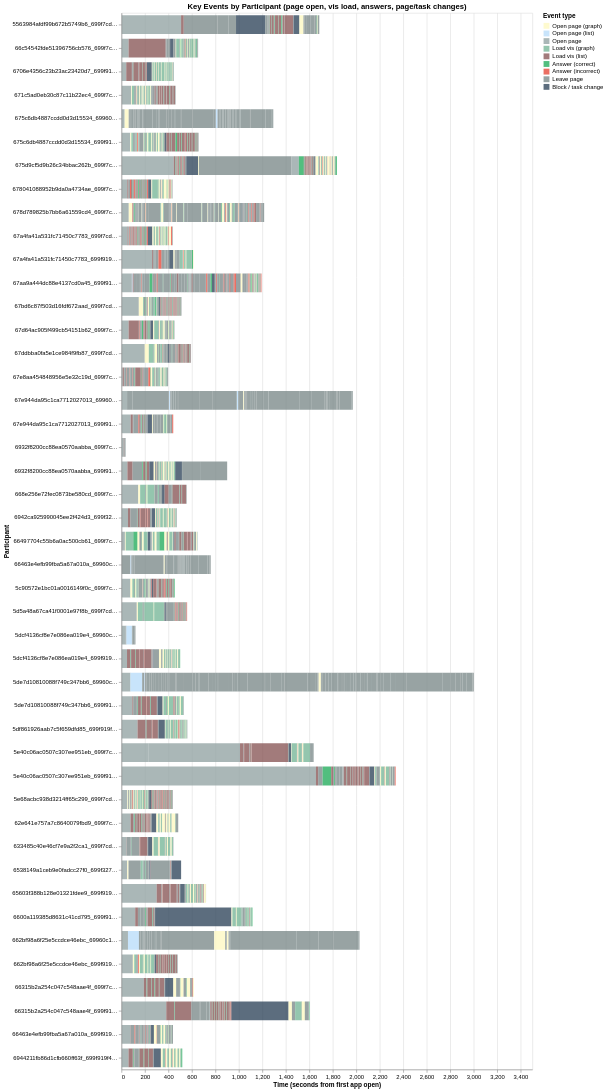

Source (notebook cell):
### Markdown cell above
### Event Dots Timeline (Vega-Lite)

Key events as dots on a timeline—one row per participant. Events: opening page, loading vis (graph/list), answering (green=correct, red=incorrect), leaving page, block/task change. Hover over dots for details.  
*(Requires `pip install altair` if not installed.)*

### Code cell
# Build event-dots data for Vega-Lite (filtered key events: page open, vis load, answers, page/task changes)
import altair as alt
from IPython.display import display

# Only these event types (opening page, loading vis, answering, changing pages/tasks)
EVENT_TYPES_KEEP = {
    'page_load',
    'graph_vis_loaded', 'list_vis_loaded',
    'diversity_comparison_answer',
    'leavePage', 'block_timer_elapsed',
}

def event_display_type(e):
    """Display label for event; answers split by accuracy for color coding."""
    if e['type'] == 'diversity_comparison_answer':
        correct = e.get('data', {}).get('correct', False)
        return 'Answer (correct)' if correct else 'Answer (incorrect)'
    if e['type'] == 'page_load':
        iface = (e.get('interface') or '').lower()
        return 'Open page (graph)' if 'graph' in iface else ('Open page (list)' if 'list' in iface or 'raw' in iface else 'Open page')
    label_map = {
        'graph_vis_loaded': 'Load vis (graph)',
        'list_vis_loaded': 'Load vis (list)',
        'leavePage': 'Leave page',
        'block_timer_elapsed': 'Block / task change',
    }
    return label_map.get(e['type'], e['type'])

def event_tooltip_info(e):
    """Build tooltip string from event data."""
    d = e.get('data', {})
    parts = []
    if e['type'] == 'diversity_comparison_answer':
        parts.append(f"correct={d.get('correct')}")
        parts.append(f"timeMs={d.get('timeMs')}")
        parts.append(f"visType={d.get('visType', 'graph')}")
        if d.get('block') is not None:
            parts.append(f"block={d.get('block')}")
        if d.get('questionIndex') is not None:
            parts.append(f"q={d.get('questionIndex')}")
    elif e['type'] in ('graph_vis_loaded', 'list_vis_loaded'):
        parts.append(f"loadMs={d.get('timeSincePageLoadMs')}")
    elif e['type'] == 'page_load':
        url = (d.get('url') or '')[:60]
        if len(d.get('url') or '') > 60:
            url += '...'
        parts.append(f"url={url}")
    return '; '.join(parts) if parts else ''

# Get events, filter to key types, compute relative time (t=0 per participant = first app open)
evts_all = flatten_events(filtered_df)
evts = [e for e in evts_all if e['type'] in EVENT_TYPES_KEEP]

# Filter events to those before participant left for Prolific (end_ts_by_pid from earlier cell)
evts = [e for e in evts if e['ts'] <= end_ts_by_pid.get(e['pid'], float('inf'))]

if not evts:
    print("No events to plot.")
else:
    # Per-participant t0 = first event (when they opened the app)
    t0_by_pid = {}
    for e in evts:
        pid = e['pid']
        if pid not in t0_by_pid or e['ts'] < t0_by_pid[pid]:
            t0_by_pid[pid] = e['ts']
    rows = []
    for e in evts:
        rows.append({
            'pid': e['pid'],
            'time_s': (e['ts'] - t0_by_pid[e['pid']]) / 1000.0,
            'display_type': event_display_type(e),
            'interface': e.get('interface', ''),
            'tooltip': event_tooltip_info(e),
        })
    events_dots_df = pd.DataFrame(rows)
    
    # Compute time_s_end = start of next event (bar extends until next event or study end)
    events_dots_df = events_dots_df.sort_values(['pid', 'time_s'])
    events_dots_df['time_s_end'] = events_dots_df.groupby('pid')['time_s'].shift(-1)
    # For last event: use study end time if participant left from final stage, else +10s
    for pid in events_dots_df['pid'].unique():
        mask = events_dots_df['pid'] == pid
        last_mask = mask & events_dots_df['time_s_end'].isna()
        if last_mask.any() and pid in end_ts_by_pid:
            end_s = (end_ts_by_pid[pid] - t0_by_pid[pid]) / 1000.0
            events_dots_df.loc[last_mask, 'time_s_end'] = end_s
        else:
            events_dots_df.loc[last_mask, 'time_s_end'] = events_dots_df.loc[last_mask, 'time_s'] + 10
    
    # Order display types: Open page (graph/list), Load vis, Answer correct, Answer incorrect, Leave page, Block change
    type_order = ['Open page (graph)', 'Open page (list)', 'Open page', 'Load vis (graph)', 'Load vis (list)', 'Answer (correct)', 'Answer (incorrect)', 'Leave page', 'Block / task change']
    # Custom colors: Open page by vis type, load vis unchanged, green=correct, red=incorrect, gray=page/task
    type_colors = {
        'Open page (graph)': '#fef9c3',
        'Open page (list)': '#bbdefb',
        'Open page': '#95a5a6',
        'Load vis (graph)': '#7ab89a',
        'Load vis (list)': '#8b5a5a',
        'Answer (correct)': '#27ae60',
        'Answer (incorrect)': '#e74c3c',
        'Leave page': '#7f8c8d',
        'Block / task change': '#34495e',
    }
    
    # Sort participants for consistent y-order (by first event time)
    pid_order = events_dots_df.groupby('pid')['time_s'].min().sort_values().index.tolist()
    events_dots_df['pid'] = pd.Categorical(events_dots_df['pid'], categories=pid_order, ordered=True)
    
    base_chart = alt.Chart(events_dots_df).mark_rect(opacity=0.8).encode(
        x=alt.X('time_s:Q', title='Time (seconds from first app open)'),
        x2=alt.X2('time_s_end:Q'),
        y=alt.Y('pid:N', title='Participant', sort=pid_order, scale=alt.Scale(paddingInner=0.2)),
        color=alt.Color('display_type:N', title='Event type', scale=alt.Scale(
            domain=list(type_colors.keys()),
            range=list(type_colors.values())
        )),
        tooltip=[
            alt.Tooltip('display_type:N', title='Type'),
            alt.Tooltip('interface:N', title='Interface'),
            alt.Tooltip('time_s:Q', title='Time (s)', format='.1f'),
            alt.Tooltip('tooltip:N', title='Details'),
        ],
    ).properties(
        width=700,
        height=max(200, len(pid_order) * 40),
        title='Key Events by Participant (page open, vis load, answers, page/task changes)'
    ).interactive()
    
    display(base_chart)

### Figure 1 — Vega-Lite specification as saved in the notebook (floating-point values rounded to 4 significant figures; data arrays with more than 128 entries replaced by an {"elided": "..."} marker saying what was removed)
{"config": {"view": {"continuousWidth": 300, "continuousHeight": 300}}, "data": {"name": "data-3ecd6dbba432da6b6fa407edeab91122"}, "mark": {"type": "rect", "opacity": 0.8}, "encoding": {"color": {"field": "display_type", "scale": {"domain": ["Open page (graph)", "Open page (list)", "Open page", "Load vis (graph)", "Load vis (list)", "Answer (correct)", "Answer (incorrect)", "Leave page", "Block / task change"], "range": ["#fef9c3", "#bbdefb", "#95a5a6", "#7ab89a", "#8b5a5a", "#27ae60", "#e74c3c", "#7f8c8d", "#34495e"]}, "title": "Event type", "type": "nominal"}, "tooltip": [{"field": "display_type", "title": "Type", "type": "nominal"}, {"field": "interface", "title": "Interface", "type": "nominal"}, {"field": "time_s", "format": ".1f", "title": "Time (s)", "type": "quantitative"}, {"field": "tooltip", "title": "Details", "type": "nominal"}], "x": {"field": "time_s", "title": "Time (seconds from first app open)", "type": "quantitative"}, "x2": {"field": "time_s_end"}, "y": {"field": "pid", "scale": {"paddingInner": 0.2}, "sort": ["5563984afdf99b672b5749b6_699f7cd784e5bbfbe153efd6_699f8da25891e266c3de1b11", "66c54542fde51396756cb576_699f7cd784e5bbfbe153efd6_699f82ad725cfaa6798f4046", "6706e4356c23b23ac23420d7_699f919f4263e97ebf07aea0_699fcface3fab66e8241c3ba", "671c5ad0eb30c87c11b22ec4_699f7cd784e5bbfbe153efd6_699f8369521c08a55c293445", "675c6db4887ccdd0d3d15534_69960c1c3657616c3209d149_69960fa7e721eb0615009852", "675c6db4887ccdd0d3d15534_699f919f4263e97ebf07aea0_699f94e49af7708513161abc", "675d9cf5d9b26c34bbac262b_699f7cd784e5bbfbe153efd6_699fe86e2ef6d98b70d09645", "678041088952b9da0a4734ae_699f7cd784e5bbfbe153efd6_699ff6367c0913d73db0a608", "678d789825b7bb6a61559cd4_699f7cd784e5bbfbe153efd6_699ff97f56be87561f47a0aa", "67a4fa41a531fc71450c7783_699f7cd784e5bbfbe153efd6_699fe082b7713498ae91d8eb", "67a4fa41a531fc71450c7783_699f919f4263e97ebf07aea0_699fd766aa3d910ae34040cc", "67aa9a444dc88e4137cd0a45_699f919f4263e97ebf07aea0_699faee86ddb5cadfd8282e1", "67bd6c87f503d16fdf672aad_699f7cd784e5bbfbe153efd6_699f978f1bfbce6b17159376", "67d64ac905f499cb54151b62_699f7cd784e5bbfbe153efd6_69a006285b948bca768e1fc3", "67ddbba0fa5e1ce984f9fb87_699f7cd784e5bbfbe153efd6_699ffd1e5099127739cc5b93", "67e8aa454848956e5e32c19d_699f7cd784e5bbfbe153efd6_699f86b7426df0304e596c56", "67e944da95c1ca7712027013_69960c1c3657616c3209d149_69961af068760f28c7f13d3a", "67e944da95c1ca7712027013_699f919f4263e97ebf07aea0_699f961be1d9610fa1d68e95", "6932f8200cc88ea0570aabba_699f7cd784e5bbfbe153efd6_699fd0fad77189581445fe47", "6932f8200cc88ea0570aabba_699f919f4263e97ebf07aea0_699faa5590d01eae050391a0", "668e256e72fec0873be580cd_699f7cd784e5bbfbe153efd6_69a01ce67d7075f573cae6a8", "6942ca925990045ee2f424d3_699f3276bd3c173adcb7e132_699f65fc5db853cfb6f8f45a", "66497704c55b6a0ac500cb61_699f7cd784e5bbfbe153efd6_699f94b37a5e9fb993b0a5e9", "66463e4efb99fba5a67a010a_69960c1c3657616c3209d149_69960daa4c67f688c70b6792", "5c90572e1bc01a0016149f0c_699f7cd784e5bbfbe153efd6_699f7fd61dd908561e46e6e3", "5d5a48a67ca41f0001e97f8b_699f7cd784e5bbfbe153efd6_699fcdc3dfbafd4f2440665a", "5dcf4136cf8e7e086ea019e4_69960c1c3657616c3209d149_699630bb8642631a626d5f20", "5dcf4136cf8e7e086ea019e4_699f919f4263e97ebf07aea0_699f98b766788a2d8d4b55eb", "5de7d10810088f749c347bb6_69960c1c3657616c3209d149_69960eeca2f65ad9ff4d7094", "5de7d10810088f749c347bb6_699f919f4263e97ebf07aea0_699f931eda0d23d2df6c6213", "5df861926aab7c5f659dfd85_699f919f4263e97ebf07aea0_699f99093fcc2f32c1dcf670", "5e40c06ac0507c307ee951eb_699f7cd784e5bbfbe153efd6_699ff6c4852f5703b29c6bb4", "5e40c06ac0507c307ee951eb_699f919f4263e97ebf07aea0_699fccba6e4934b99f05d926", "5e68acbc938d3214ff65c299_699f7cd784e5bbfbe153efd6_699f7d3343cbc03c3d649b5f", "62e641e757a7c8640079fbd9_699f7cd784e5bbfbe153efd6_699f808d7f6730167aa122dd", "633485c40e46cf7e9a2f2ca1_699f7cd784e5bbfbe153efd6_699fcea46355eb60b0cc6906", "6538149a1ceb9e0fadcc27f0_699f3276bd3c173adcb7e132_699f65e768ad99ce23758c30", "65603f388b128e01321fdee9_699f919f4263e97ebf07aea0_699fc9077e497958e253efed", "6600a119385d8631c41cd795_699f919f4263e97ebf07aea0_699f94e8626e1ee9acfbfa0e", "662bf98a6f25e5ccdce46ebc_69960c1c3657616c3209d149_699649e6886b97c90287b1db", "662bf98a6f25e5ccdce46ebc_699f919f4263e97ebf07aea0_699fa141255cd1eb2e1225e9", "66315b2a254c047c548aae4f_699f7cd784e5bbfbe153efd6_699feee346e88bc376181fa9", "66315b2a254c047c548aae4f_699f919f4263e97ebf07aea0_699fd5da524f378a2045fe6f", "66463e4efb99fba5a67a010a_699f919f4263e97ebf07aea0_699f9b321856aad832f62d76", "6944211fb86d1cfb660ff63f_699f919f4263e97ebf07aea0_699f961051121eacc164ee09"], "title": "Participant", "type": "nominal"}}, "height": 1800, "params": [{"name": "param_1", "select": {"type": "interval", "encodings": ["x", "y"]}, "bind": "scales"}], "title": "Key Events by Participant (page open, vis load, answers, page/task changes)", "width": 700, "$schema": "https://vega.github.io/schema/vega-lite/v5.8.0.json", "datasets": {"data-3ecd6dbba432da6b6fa407edeab91122": {"elided": "3083 records"}}}
